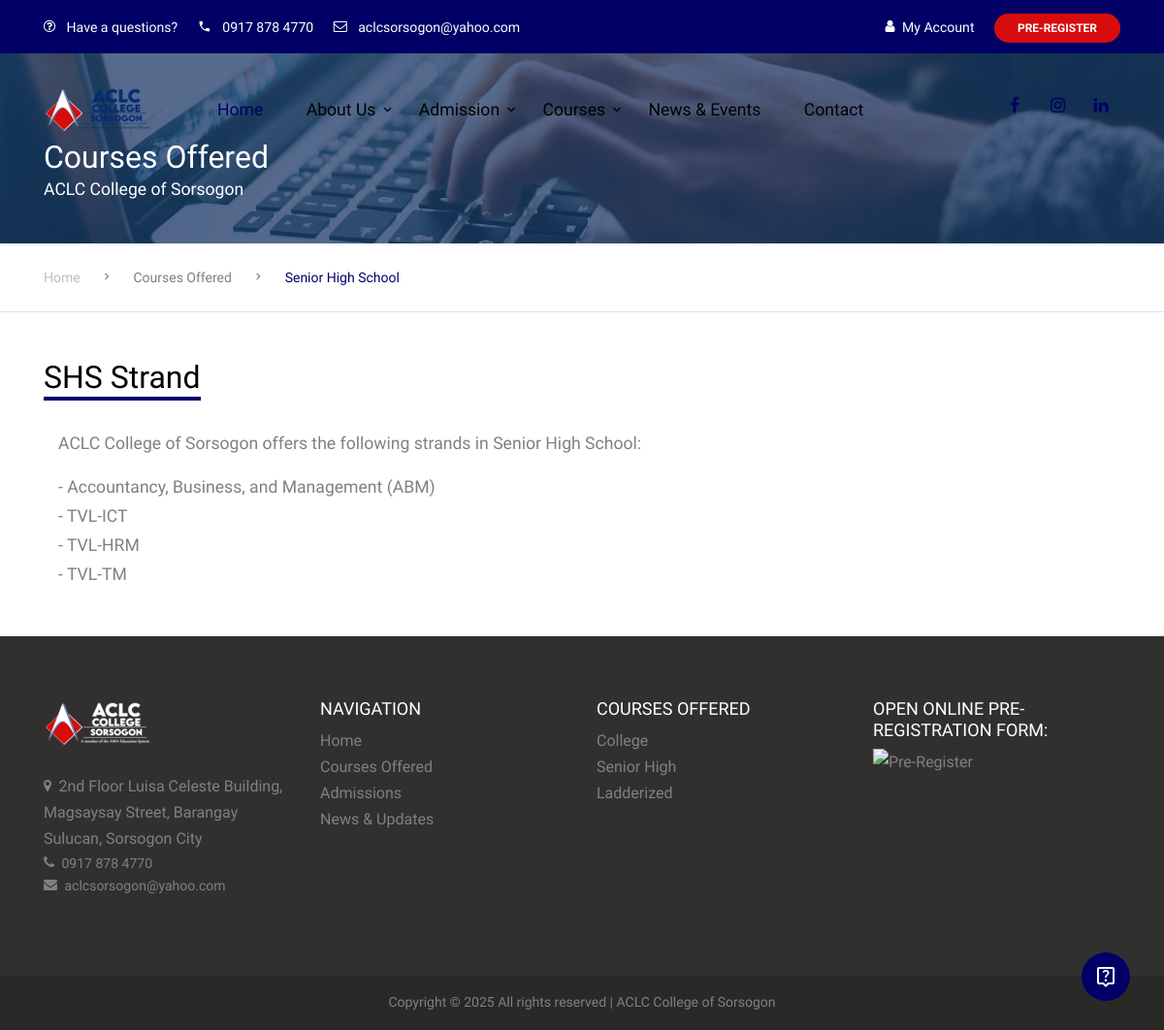
The app's page /courses-shs.php with its own data.
### tables this page shows
CREATE TABLE `contactus_contents` (
  `contactus_id` int(11) NOT NULL,
  `content_for` int(11) NOT NULL,
  `contactus_email` varchar(255) NOT NULL,
  `contactus_phone` varchar(255) NOT NULL,
  `contactus_address` varchar(255) NOT NULL,
  `contactus_date` date DEFAULT NULL,
  `status` int(11) NOT NULL
);

CREATE TABLE `courses` (
  `courses_id` int(11) NOT NULL,
  `courses_for` int(11) NOT NULL,
  `courses_offered` text NOT NULL,
  `courses_content` text NOT NULL,
  `courses_date` date DEFAULT NULL,
  `courses_title` varchar(255) NOT NULL,
  `status` int(11) NOT NULL
);

### courses-shs.php (the view, shortened to what this page needs)
<?php
include ('includes/database.php');
include ('includes/header.php');
$querySHS= "SELECT * FROM courses WHERE courses_for=2 AND status=1";
$resultSHS = mysqli_query($conn, $querySHS);
if (mysqli_num_rows($resultSHS) > 0) {
    $rowSHS = mysqli_fetch_assoc($resultSHS);
    $shsTitle = $rowSHS['courses_title'];
    $shsContent = $rowSHS['courses_content'];
} else {
    $shsTitle = "";
    $shsContent = "";
}
?>
<div class="site-section ftco-subscribe-1 site-blocks-cover pb-4" style="background-image: url('images/bg_1.jpg')">
  <div class="container">
    <div class="row align-items-end">
      <div class="col-lg-7">
        <h2 class="mb-0">Courses Offered</h2>
        <p>ACLC College of Sorsogon</p>
      </div>
    </div>
  </div>
</div>
<div class="custom-breadcrumns border-bottom">
  <div class="container">
    <a href="index.php">Home</a>
    <span class="mx-3 icon-keyboard_arrow_right"></span>
    <span>Courses Offered</span>
    <span class="mx-3 icon-keyboard_arrow_right"></span>
    <span class="current">Senior High School</span>
  </div>
</div>
<div class="container pt-5 mb-5">
  <div class="row">
    <div class="col-lg-4">
      <h2 class="section-title-underline" id="#shsstrand">
        <span><?php echo $shsTitle; ?></span>
      </h2>
    </div>
  </div>
  <div class="col-lg-12">
    <?php echo $shsContent; ?>
  </div>
</div>
<?php include ('includes/footer.php') ?>

### includes/header.php (shortened to what this page needs)
<?php
$queryContact = "SELECT * FROM contactus_contents WHERE status=1";
$resultContact = mysqli_query($conn, $queryContact);
if (mysqli_num_rows($resultContact) > 0) {
    $rowContact = mysqli_fetch_assoc($resultContact);
    $contactus_address = $rowContact['contactus_address'];
    $contactus_phone = $rowContact['contactus_phone'];
    $contactus_email = $rowContact['contactus_email'];
}
?>
<!DOCTYPE html>
<html lang="en">
<head>
    <link rel="stylesheet" href="fonts/icomoon/style.css">
    <link rel="stylesheet" href="css/bootstrap.min.css">
    <link rel="stylesheet" href="css/jquery-ui.css">
    <link rel="stylesheet" href="css/owl.carousel.min.css">
    <link rel="stylesheet" href="css/owl.theme.default.min.css">
    <link rel="stylesheet" href="css/owl.theme.default.min.css">
    <link rel="stylesheet" href="css/jquery.fancybox.min.css">
    <link rel="stylesheet" href="css/bootstrap-datepicker.css">
    <link rel="stylesheet" href="fonts/flaticon/font/flaticon.css">
    <link rel="stylesheet" href="css/aos.css">
    <link href="css/jquery.mb.YTPlayer.min.css" media="all" rel="stylesheet" type="text/css">
    <link rel="stylesheet" href="css/style.css">
    <link rel="stylesheet" type="text/css" href="./admin/assets/css/font-awesome.min.css">
</head>
<body data-spy="scroll" data-target=".site-navbar-target" data-offset="300">
    <div class="site-wrap">
        <div class="py-2 bg-light">
            <div class="container">
                <div class="row align-items-center" style="margin-bottom: 4px; margin-top: 5px;">
                    <div class="col-lg-9 d-none d-lg-block" id="contactushiddenone">
                        <a href="contact.php" class="small mr-3" id="haveaquest" style=""><span class="icon-question-circle-o mr-2"></span> Have a
                            questions?</a>
                        <a href="#" class="small mr-3"><span class="icon-phone2 mr-2"></span> <?php echo $contactus_phone; ?></a>
                        <a href="#" class="small mr-3"><span class="icon-envelope-o mr-2"></span>
                        <?php echo $contactus_email; ?></a>
                    </div>
                    <div class="col-lg-3 text-right">
                        <a href="login.php" class="small mr-3"><span class="icon-user mr-1"></span> <?php echo isset($_SESSION['username']) ? $_SESSION['username'] : 'My Account'; ?></a>
                        <a href="pre-registration.php" class="" style="color: #fff; text-decoration: none; background: #D70D0D; font-size: 12px; padding: 8px 24px; font-weight: bold; text-transform: uppercase; border-radius: 18px;">
                            Pre-register</a>
                    </div>
                </div>
            </div>
        </div>
        <header class="site-navbar py-4 js-sticky-header site-navbar-target" role="banner" >
            <div class="container">
                <div class="d-flex align-items-center">
                    <div class="site-logo">
                        <a href="index.php" class="d-block">
                            <img src="images/aclcbluelogo.png" alt="Image" class="img-fluid">
                        </a>
                    </div>
                    <div class="mr-auto">
                        <nav class="site-navigation position-relative text-right" role="navigation">
                            <ul class="site-menu main-menu js-clone-nav mr-auto d-none d-lg-block">
                                <li class="active">
                                    <a href="index.php" class="nav-link text-left">Home</a>
                                </li>
                                <li class="has-children">
                                    <a class="nav-link text-left">About Us</a>
                                </li>
                                <li>
                                <li class="has-children">
                                    <a class="nav-link text-left">Admission</a>
                                </li>
                                <li>
                                <li class="has-children">
                                    <a class="nav-link text-left">Courses</a>
                                </li>
                                </li>
                                <li>
                                    <a hclass="nav-link scroll-link" href="./#news-updates-events">News &amp; Events</a>
                                </li>
                                <li>
                                    <a href="contact.php" class="nav-link text-left">Contact</a>
                                </li>
                            </ul>
                        </nav>
                    </div>
                    <div class="ml-auto">
                        <div class="social-wrap">
                            <a href="https://www.facebook.com/aclccollegesorsogon" target="_blank"><span class="icon-facebook"></span></a>
                            <a href="#"><span class="icon-instagram"></span></a>
                            <a href="#"><span class="icon-linkedin"></span></a>
                        </div>
                    </div>
                </div>
            </div>
        </header>

### includes/footer.php (shortened to what this page needs)
<div class="footer">
    <div class="container">
        <div class="row">
            <div class="col-lg-3">
                <p class="mb-4"><img src="images/aclcwhitelogo.png" alt="Image" class="img-fluid"></p>
                <ul class="list-unstyled" style="color:#808080" id="footercontact">
                    <li><span class="icon-map-marker mr-1"></span> <a href="https://maps.app.goo.gl/ShY3besVs6yKHYvA9" target="_blank"><?php echo $contactus_address; ?></a></li>
                    <li><span class="icon-phone mr-1"></span> <?php echo $contactus_phone; ?></li>
                    <li><span class="icon-envelope mr-1"></span> <?php echo $contactus_email; ?></li>
                </ul>
            </div>
            <div class="col-lg-3">
                <h3 class="footer-heading"><span>NAVIGATION</span></h3>
                <ul class="list-unstyled">
                    <li><a href="#">Home</a></li>
                    <li><a href="./#courses-offered">Courses Offered</a></li>
                    <li><a href="./college-admissions.php">Admissions</a></li>
                    <li><a href="./#news-updates-events">News &amp; Updates</a></li>
                </ul>
            </div>
            <div class="col-lg-3">
                <h3 class="footer-heading"><span>COURSES OFFERED</span></h3>
                <ul class="list-unstyled">
                    <li><a href="./courses-college.php">College</a></li>
                    <li><a href="./courses-shs.php">Senior High</a></li>
                    <li><a href="./courses-ladderized">Ladderized</a></li>
                </ul>
            </div>
            <div class="col-lg-3">
                <h3 class="footer-heading"><span>OPEN ONLINE PRE-REGISTRATION FORM:</span></h3>
                <ul class="list-unstyled">
                <li><a href="./pre-registration.php"><img src="https://2.bp.blogspot.com/-25b1fkmM7_w/WxTS6EbQ8qI/AAAAAAAAKW0/z532SLNTly899s2biBUUps9wI-BCfOADACEwYBhgL/s195/prereg.png" alt="Pre-Register" class="img-fluid"></a></li>
                </ul>
            </div>
        </div>
    </div>
</div>
<div class="row tex">
            <div class="col-12">
                <div class="copyright">
                    Copyright &copy;
                    <script>document.write(new Date().getFullYear());</script> All rights reserved | ACLC College of
                    Sorsogon
                </div>
            </div>
        </div>
</div>
<button class="chatbot-toggler">
      <span class="material-symbols-rounded">live_help</span>
    </button>
</body>
</html>

### css/style.css (style rules this page uses)
body { line-height: 1.7; color: gray; font-weight: 300; font-size: 1.1rem; }
a { -webkit-transition: 0.3s all ease; -o-transition: 0.3s all ease; transition: 0.3s all ease; }
h1, h2, h3, h4, h5, .h1, .h2, .h3, .h4, .h5 { font-family: "Muli", -apple-system, BlinkMacSystemFont, "Segoe UI", Roboto, "Helvetica Neue", Arial, sans-serif, "Apple Color Emoji", "Segoe UI Emoji", "Segoe UI Symbol", "Noto Color Emoji"; }
.site-wrap:before { display: none; -webkit-transition: 0.3s all ease-in-out; -o-transition: 0.3s all ease-in-out; transition: 0.3s all ease-in-out; background: rgba(0, 0, 0, 0.6); content: ""; position: absolute; z-index: 2000; top: 0; left: 0; right: 0; bottom: 0; opacity: 0; visibility: hidden; }
.site-section { padding: 2.5em 0; }
@media (min-width: 768px) { .site-section { padding: 5em 0; } }
.site-logo { position: relative; font-weight: 900; font-size: 1.3rem; }
.site-logo a { color: #000; }
.site-navbar { margin-bottom: 0px; z-index: 1999; position: absolute; width: 100%; }
.site-navbar .site-navigation .site-menu { margin-bottom: 0; }
.site-navbar .site-navigation .site-menu .active > a { color: #010066; display: inline-block; padding: 5px 20px; }
.site-navbar .site-navigation .site-menu a { text-decoration: none !important; display: inline-block; }
.site-navbar .site-navigation .site-menu > li { display: inline-block; }
.site-navbar .site-navigation .site-menu > li > a { padding: 20px 20px; color: #000; display: inline-block; text-decoration: none !important; }
.site-navbar .site-navigation .site-menu .has-children { position: relative; }
.site-navbar .site-navigation .site-menu .has-children > a { position: relative; padding-right: 20px; }
.site-navbar .site-navigation .site-menu .has-children > a:before { position: absolute; content: "\e313"; font-size: 16px; top: 50%; right: 0; -webkit-transform: translateY(-50%); -ms-transform: translateY(-50%); transform: translateY(-50%); font-family: "icomoon"; }
.custom-breadcrumns { padding: 20px 0; }
.custom-breadcrumns span, .custom-breadcrumns a { font-size: 14px; }
.custom-breadcrumns a { display: inline-block; color: #bdbdbd; }
.custom-breadcrumns .current { color: #010066; }
.section-title-underline { color: #000; margin-bottom: 30px; }
.section-title-underline span { display: inline-block; border-bottom: 4px solid #010066; }
.social-wrap a { display: inline-block; width: 40px; height: 40px; background: none; position: relative; }
.social-wrap a > span { position: absolute; color: #010066; left: 50%; top: 50%; -webkit-transform: translate(-50%, -50%); -ms-transform: translate(-50%, -50%); transform: translate(-50%, -50%); }
.row.tex { text-align: center; background-color: #2a2928; margin: 0px; font-size: 14px; }
.footer { padding: 4rem 0; background: #32302f; font-size: 14px; color: #fff; }
.footer .footer-heading { font-size: 18px; color: #fff; }
.footer ul.list-unstyled a { color:#808080; font-size: 16px; }
.ftco-subscribe-1 { background-size: cover; background-position: center center; background-repeat: no-repeat; position: relative; }
.ftco-subscribe-1:before { position: absolute; content: ""; background: #183661; opacity: 0.7; z-index: 1; top: 0; left: 0; right: 0; bottom: 0; }
.ftco-subscribe-1 > .container { position: relative; z-index: 2; }
.ftco-subscribe-1 > .container h2, .ftco-subscribe-1 > .container p { color: #fff; }
.chatbot-toggler { z-index: 999; position: fixed; bottom: 30px; right: 35px; outline: none; border: none; height: 50px; width: 50px; display: flex; cursor: pointer; align-items: center; justify-content: center; border-radius: 50%; background: #010066; transition: all 0.2s ease; }
.chatbot-toggler span { color: #fff; position: absolute; }
.img-fluid { max-width: 100%; height: auto; }

### records on screen
contactus_contents: contactus_phone "0917 878 4770", contactus_email "aclcsorsogon@yahoo.com", contactus_address "2nd Floor Luisa Celeste Building, Magsaysay Street, Barangay Sulucan, Sorsogon City"
courses: courses_title "SHS Strand", courses_content "ACLC College of Sorsogon offers the following strands in Senior High School: - Accountancy, Business, and Management (ABM) - TVL-ICT - TVL-HRM - TVL-TM"
